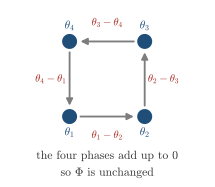

Python code for this plot:
"""Session 8, quiz of 8.10, the phases picked up around a plaquette after a gauge rotation add up to zero."""
import os, sys
sys.path.insert(0, os.path.join(os.path.dirname(os.path.abspath(__file__)), '..'))
import numpy as np
import style
from matplotlib.patches import Circle, FancyArrowPatch

rng = np.random.default_rng(2)
theta = rng.uniform(0, 2 * np.pi, 4)
dphi = [theta[i] - theta[(i + 1) % 4] for i in range(4)]       # chi_ij -> exp(i(theta_i - theta_j)) chi_ij around the loop 1->2->3->4->1
assert abs(np.exp(1j * sum(dphi)) - 1) < 1e-12

fig, ax = style.plt.subplots(figsize=(7.6 * style.CM, 6.0 * style.CM))
ax.set_xlim(-2.7, 2.7); ax.set_ylim(-2.7, 1.95); ax.set_aspect('equal'); ax.axis('off')
P = [(-1.0, -1.0), (1.0, -1.0), (1.0, 1.0), (-1.0, 1.0)]
names = [r'$\theta_1$', r'$\theta_2$', r'$\theta_3$', r'$\theta_4$']
for i in range(4):
    a = np.array(P[i]); b = np.array(P[(i + 1) % 4])
    ax.add_patch(FancyArrowPatch(a + 0.22 * (b - a) / 2, b - 0.22 * (b - a) / 2, arrowstyle='-|>', mutation_scale=10, color=style.MUTED, lw=1.4))
    mid = (a + b) / 2; out = mid / np.linalg.norm(mid)
    style.label(ax, *(mid + 0.5 * out * (1 if i % 2 == 0 else 1)), r'$\theta_%d-\theta_%d$' % (i + 1, (i + 1) % 4 + 1), fontsize=8.0, color=style.BROKEN)
for p, n in zip(P, names):
    ax.add_patch(Circle(p, 0.2, facecolor=style.ACCENT, edgecolor='none', zorder=3))
    q = np.array(p) * 1.0
    style.label(ax, p[0] + 0.0, p[1] + (-0.42 if p[1] < 0 else 0.42), n, fontsize=8.5, color=style.ACCENT)
style.label(ax, 0, -2.05, r'the four phases add up to $0$', fontsize=8.8, color=style.INK)
style.label(ax, 0, -2.5, r'so $\Phi$ is unchanged', fontsize=8.8, color=style.INK)
style.save(fig, __file__)
